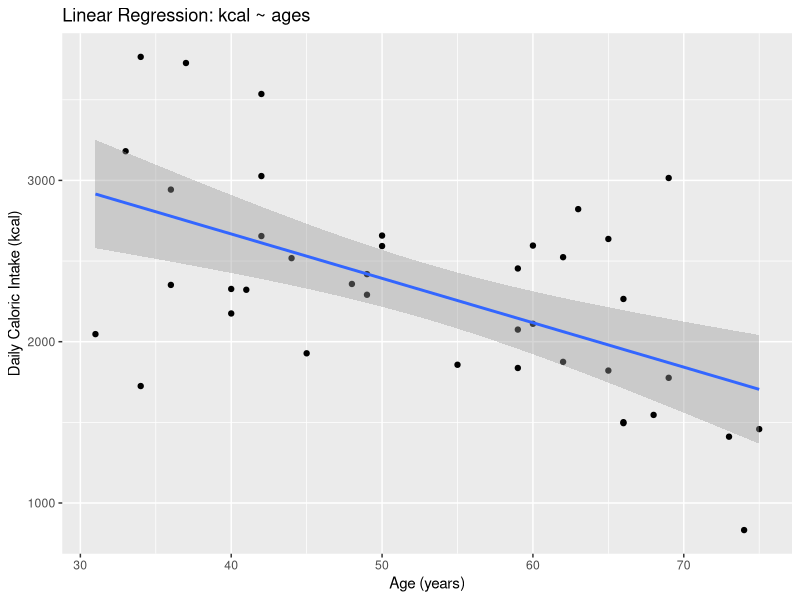

This chart was generated by the following R code:
library(ggplot2)


people <- c(1 : 40)

ages <- c(63, 49, 44, 69, 55, 62, 41, 42, 36, 50, 60, 50, 42, 37, 34, 
          40, 65, 62, 45, 42, 36, 59, 40, 48, 66, 59, 73, 34, 49, 31, 
          69, 66, 65, 66, 75, 60, 68, 33, 59, 74)

kcal <- c(2822, 2419, 2518, 3015, 1857, 1875, 2322, 
          3536, 2943, 2658, 2596, 2593, 2655, 3728, 3766, 2327, 2637, 
          2524, 1928, 3027, 2352, 2454, 2175, 2358, 1495, 2075, 1411,
          1725, 2291, 2047, 1776, 2265, 1821, 1501, 1458, 2111, 1546, 
          3181, 1837, 832)

regression_data <- data.frame(people = people, ages = ages, kcal = kcal)

model <- lm(kcal ~ ages, data = regression_data )

summary(model)

ggplot(regression_data, aes(x = ages, y = kcal)) +
  geom_point() +                  
  geom_smooth(method = "lm") +    
  labs(title = "Linear Regression: kcal ~ ages",
       x = "Age (years)", y = "Daily Caloric Intake (kcal)")